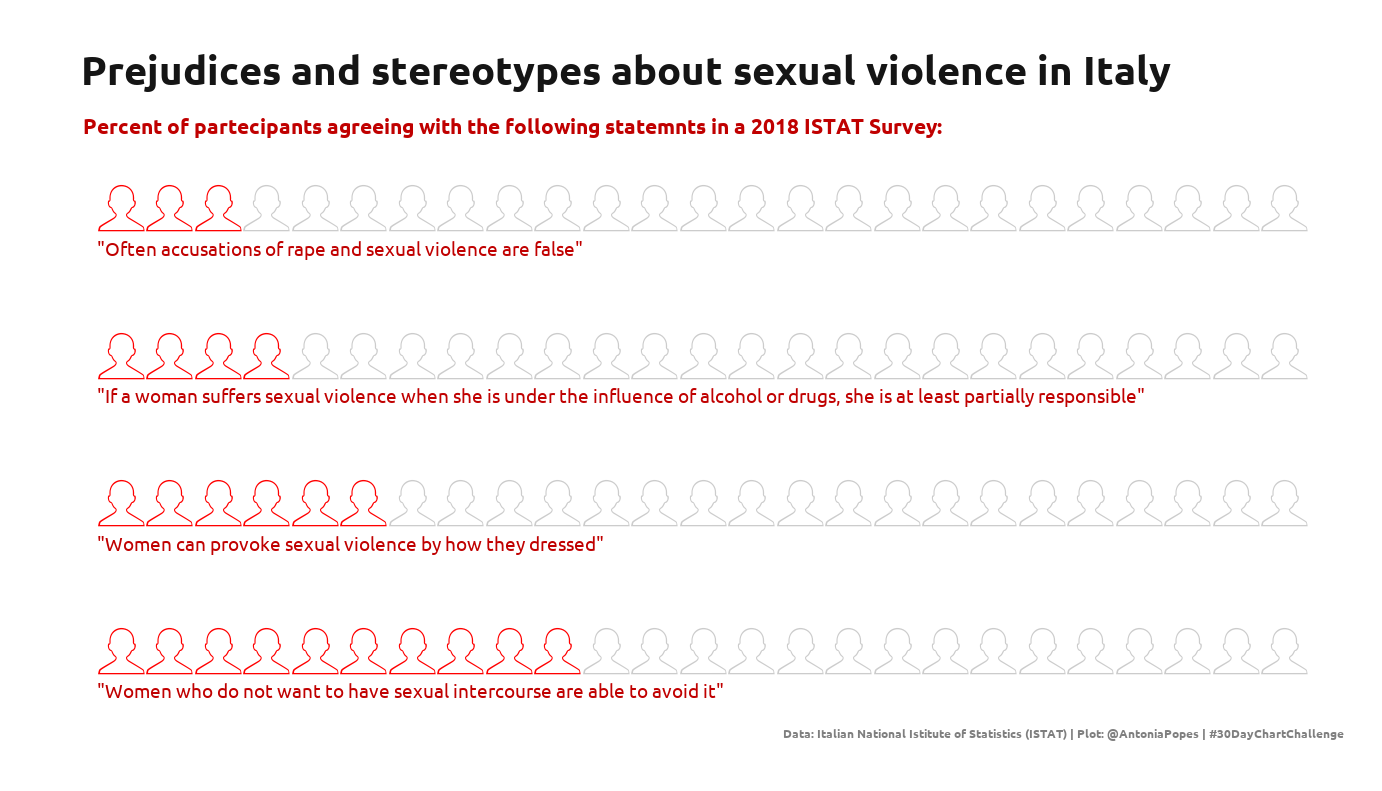

R code for this plot:
#load libraries
library(readxl)
library(ggplot2)
library(tidyverse)
library(showtext)
library(MetBrewer)
library(sysfonts)
library(emojifont)


#load data
day2data <- read_excel("2.Pictogram/day2data.xlsx")

#setting up text font
showtext_auto()
sysfonts::font_families_google()
sysfonts::font_add_google("Ubuntu", "Ubuntu")


people = day2data %>%
  rowwise() %>%
  mutate(values = list(1:25)) %>%
  unnest(c(values)) %>%
  group_by(statement) %>%
  mutate(iconColor = if_else(row_number() <= in25, "#ff0000", "grey80"))


ggplot(people) +
  geom_text(
    aes(
      x = values,
      y = ID,
      color = iconColor,
      label = emoji("bust_in_silhouette")
    ),
    family = "EmojiOne",
    size = 14
  ) +
  geom_text(
    aes(0.5, ID, label = statement),
    family =  "Ubuntu",
    size = 5,
    stat = "unique",
    hjust = 0,
    nudge_y = -0.4,
    color = "#c00000"
  ) +
  scale_color_identity() +
  labs(title = "Prejudices and stereotypes about sexual violence in Italy",
       subtitle = "Percent of partecipants agreeing with the following statemnts in a 2018 ISTAT Survey:",
       caption = "Data: Italian National Istitute of Statistics (ISTAT) | Plot: @AntoniaPopes | #30DayChartChallenge") +
  theme_void() +
  theme(
    text = element_text(
      family = "Ubuntu",
      face = 'bold',
      colour = "#004D40"
    ),
    plot.background = element_rect(fill = "white", color = NA),
    plot.title = element_text(
      hjust = 0.2,
      size = 30,
      margin = margin(15, 0, 0, 0),
      color = "#151515"
    ),
    plot.subtitle = element_text(
      hjust = 0.1,
      size = 16,
      margin = margin(20, 0, 20, 0),
      color = "#c00000"
    ),
    plot.caption = element_text(
      hjust = 1,
      margin = margin(10, 0, 10, 0),
      color = "grey50"
    ),
    plot.margin = margin(1, 1, 1, 1, unit = "cm")
  )


#save
ggsave(p, filename = "day2.png")
